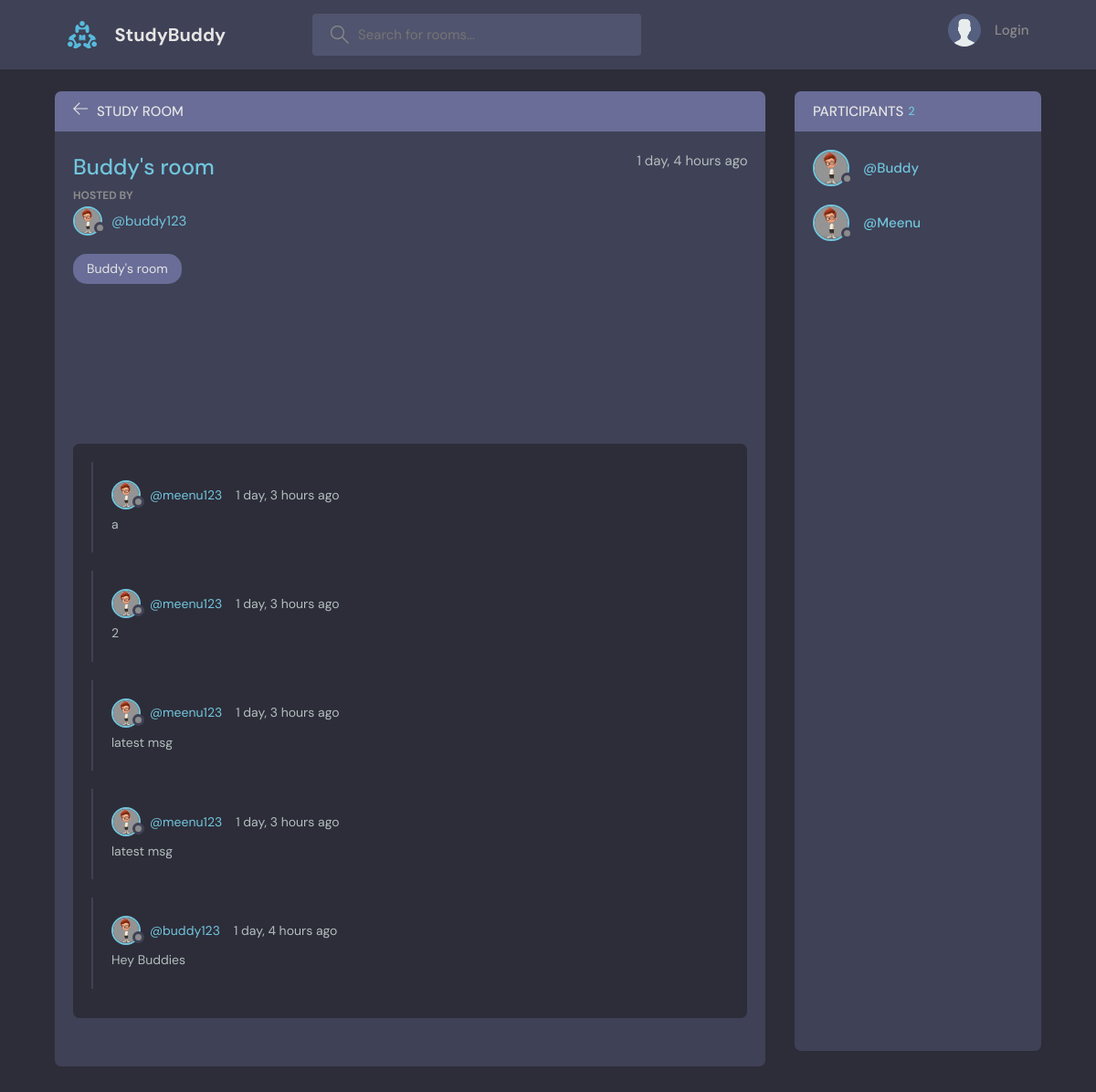
Before: /room/5/ with the older database file.
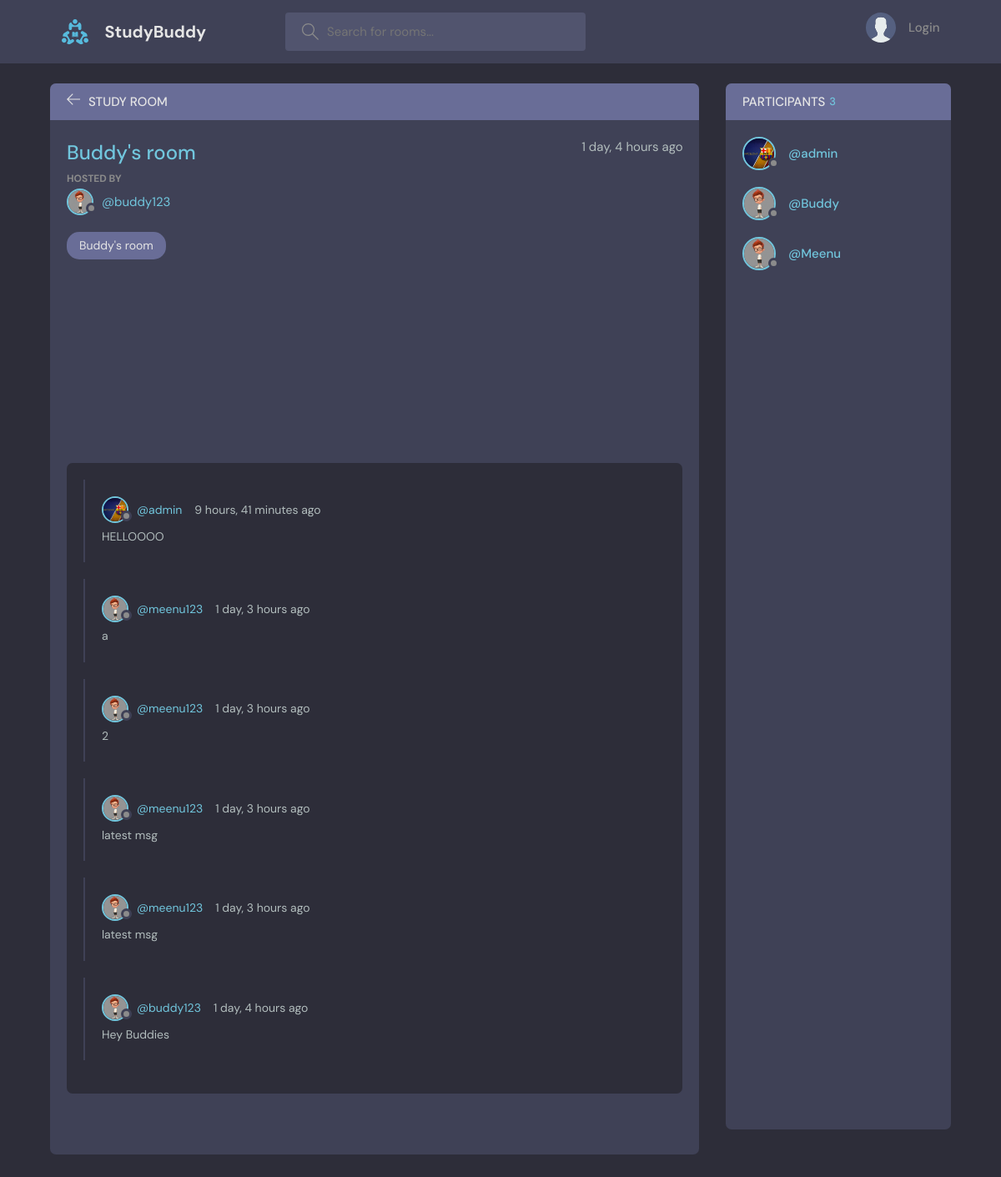
After: the same page with the newer database file.
### base/models.py (models this page shows, shortened)
class Message(models.Model):
    user = models.ForeignKey(User, on_delete=models.CASCADE)
    room = models.ForeignKey(Room, on_delete=models.CASCADE)
    body = models.TextField()
    updated = models.DateTimeField(auto_now=True)
    created = models.DateTimeField(auto_now_add=True)
    class Meta:
        ordering = ['-created', 'updated']

class User(AbstractUser):
    name = models.CharField(max_length=255)
    email = models.EmailField(unique=True)
    bio = models.TextField()
    avatar = models.ImageField(null=True, default='avatar.svg')
    USERNAME_FIELD = 'email'
    REQUIRED_FIELDS = []

### base/views.py (the view, shortened to what this page needs)
# urls.py: path('room/<str:pk>/', views.room, name='room'),
def room(request, pk):
    room = Room.objects.get(id=pk)
    room_messages = room.message_set.all()
    participants = room.participants.all()
    participants_count = participants.count()
    return render(request, 'base/room.html', {'room': room, 'room_messages': room_messages, 'participants': participants, 'participants_count': participants_count})

### base/models.py (called while the page is built)
    def __str__(self):
        return self.name

### base/templates/base/room.html (shortened to what this page needs)
{% extends 'main.html'%}
{% block content %}
  <body>
    <main class="profile-page layout layout--2">
      <div class="container">
        <div class="room">
          <div class="room__top">
            <div class="room__topLeft">
              <a href="{% url 'home' %}">
                <svg version="1.1" xmlns="http://www.w3.org/2000/svg" width="32" height="32" viewBox="0 0 32 32">
                  <title>arrow-left</title>
                  <path
                    d="M13.723 2.286l-13.723 13.714 13.719 13.714 1.616-1.611-10.96-10.96h27.625v-2.286h-27.625l10.965-10.965-1.616-1.607z"
                  ></path>
                </svg>
              </a>
              <h3>Study Room</h3>
            </div>
          </div>
          <div class="room__box scroll">
            <div class="room__header scroll">
              <div class="room__info">
                <h3>{{room.name}}</h3>
                <span>{{room.created|timesince}} ago</span>
              </div>
              <div class="room__hosted">
                <p>Hosted By</p>
                <a href="{% url 'user-profile' room.host.id %}" class="room__author">
                  <div class="avatar avatar--small">
                    <img src="{{room.host.avatar.url}}" />
                  </div>
                  <span>@{{room.host.username}}</span>
                </a>
              </div>
              <span class="room__topics">{{room.topic}}</span>
            </div>
            <div class="room__conversation">
              <div class="threads scroll">
                {% for message in room_messages %}
                <div class="thread">
                  <div class="thread__top">
                    <div class="thread__author">
                      <a href="{% url 'user-profile' message.user.id %}" class="thread__authorInfo">
                        <div class="avatar avatar--small">
                          <img src="{{message.user.avatar.url}}" />
                        </div>
                        <span>@{{message.user.username}}</span>
                      </a>
                      <span class="thread__date">{{message.created|timesince}} ago</span>
                    </div>
                  </div>
                  <div class="thread__details">
                    {{message.body}}
                  </div>
                </div>
                {% endfor %}
              </div>
            </div>
          </div>
          <div class="room__message">
          </div>
        </div>
        <div class="participants">
          <h3 class="participants__top">Participants<span>{{participants_count}}</span></h3>
          <div class="participants__list scroll">
            {% for participant in participants %}
            <a href="{% url 'user-profile' participant.id%}" class="participant">
              <div class="avatar avatar--medium">
                <img src="{{participant.avatar.url}}" />
              </div>
              <p>
                <span>@{{participant.name}}</span>
              </p>
            </a>
            {% endfor %}
          </div>
        </div>
      </div>
    </main>
  </body>
  {% endblock %}

Changed rows visible on the page:
added Message: user.avatar (picture), user.username "admin", created "9 hours, 41 minutes", body "HELLOOOO"
now on this page (row edited): User: avatar (picture), name "admin"
Other visible differences:
{{ participants_count }}: "2" → "3"
